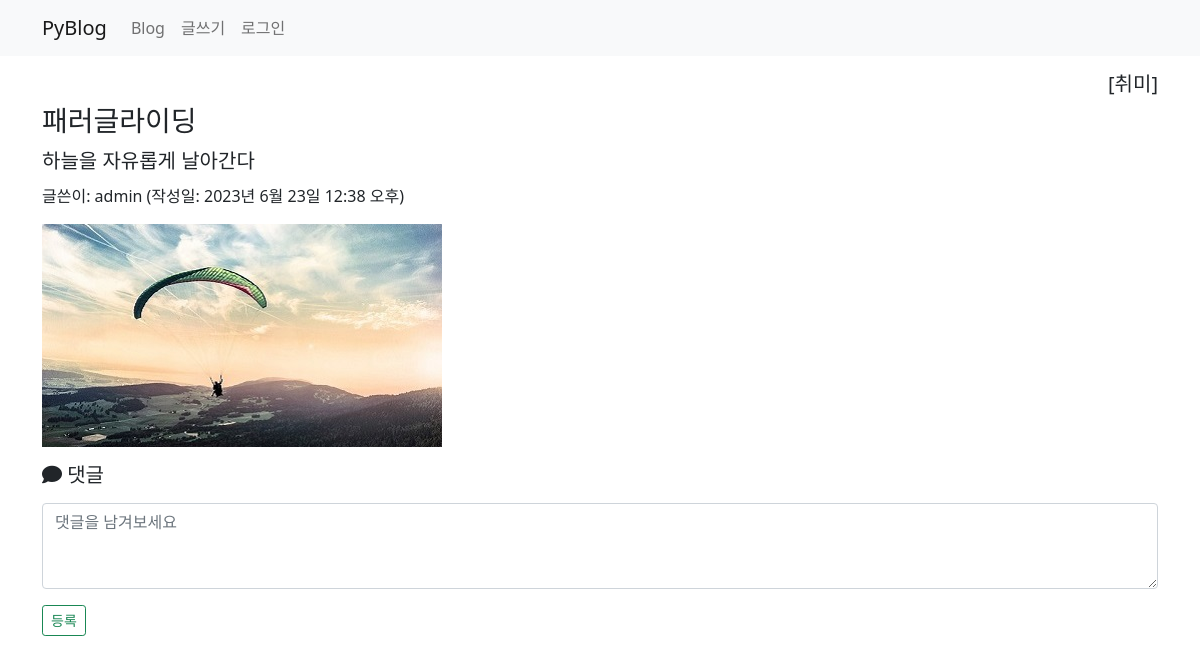
The page /blog/6/ on the database its author committed.
### blog/models.py (models this page shows, shortened)
class Post(models.Model):
    author = models.ForeignKey(User, on_delete=models.CASCADE)  # 글쓴이   # import
    title = models.CharField(max_length=100)    # 제목
    content = models.TextField()                # 내용
    pub_date = models.DateTimeField()           # 발행일
    modify_date = models.DateTimeField(null=True, blank=True)   # 입력 폼이 비어도 됨
    photo = models.ImageField(upload_to='blog/images/%Y/%m/%d/',    # 저장될 위치지정. 날짜별로 소문자 m이어야 달(월)
                              null=True, blank=True)    # null 허용, 파일 첨부 X일 수 있음
    file = models.FileField(upload_to='blog/files/%Y/%m/%d/',   # 파일 첨부 필드
                            null=True, blank=True)
    category = models.ForeignKey(Category, null=True, blank=True,   # 카테고리를 외래키로. 이래서 카테고리를 더 위에 적어야 함
                                 on_delete=models.SET_NULL)     # 카테고리가 삭제되어도 Null이 될 뿐 삭제되지는 않음

class Category(models.Model):
    name = models.CharField(max_length=50, unique=True)
    slug = models.SlugField(max_length=200, unique=True, allow_unicode=True)
    def __str__(self):
        return self.name
    class Meta:
        ordering = ['name']     # 이름순 정렬
        verbose_name = 'category'
        verbose_name_plural = 'categories'  # 여러개일때는 문법적으로 복수형으로, 안붙이면 그냥 categorys가 됨

### blog/views.py (the view)
# urls.py: path('<int:post_id>/', views.detail, name='detail'),            # 상세페이지
def detail(request, post_id):
    post = Post.objects.get(id=post_id)
    categories = Category.objects.all()     # 카테고리 추가
    context = {'post': post, 'categories': categories,
               }
    return render(request, 'blog/detail.html', context)

### templates/blog/detail.html (shortened to what this page needs)
{% extends 'base.html' %}
{% block content %}
        <section id="detail">
            {% if post.category %}
            <h5 class="text-end">[{{ post.category }}]</h5>
            {% endif %}
            <h3>{{ post.title }}</h3>
            <h5 style="white-space: pre-line; line-height: 1.5">{{ post.content }}</h5>
            <p>
                글쓴이: {{ post.author }} (작성일: {{ post.pub_date }})
            </p>
            {% if post.photo %}
                <img src="{{ post.photo.url }}">
            {% endif %}
            <div class="mt-3">
                <h5><i class="fa-solid fa-comment"></i> 댓글</h5>
            </div>
            <div>
                <form action="{% url 'blog:comment_create' post.id %}" method="post">
                    <div class="form-group">
                        <textarea name="content" rows="3" placeholder="댓글을 남겨보세요"
                                  class="form-control my-3" required></textarea>
                        <button type="submit" class="btn btn-sm btn-outline-success">등록</button>
                    </div>
                </form>
            </div>
        </section>
{% endblock %}

### rows shown on the page
Post: category "취미", title "패러글라이딩", content "하늘을 자유롭게 날아간다", author "admin", pub_date "2023년 6월 23일 12:38 오후", photo (picture)
